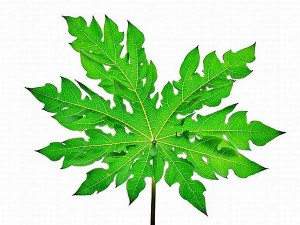
%> input picture Image Database/papyaleaves.jpg, 300 x 225 px
$ octave FrequencyDomain.m   (GNU Octave 9; MATLAB toolbox functions it lacks are replaced by stand-ins)
%> lines starting %> are read from the running program, lines starting %| are printed output that depends on the picture; in (x1, y1, x2, y2) boxes, pixels count from 0 and x2, y2 are one past the last pixel; in counts of white or black regions, pixels touching at a corner belong together; the program's own positions count from 1
% Read the image, resize it to 256 x 256
% Convert it to grey image and display it
myimg = imread('C:\Users\Mainul Hassan\Documents\Image Database\papyaleaves.jpg');
%> myimg is the input picture: size 225x300x3 uint8; mean R, G, B 181.1, 222.6, 169.5
if(size(myimg,3)==3)
myimg=rgb2gray(myimg);
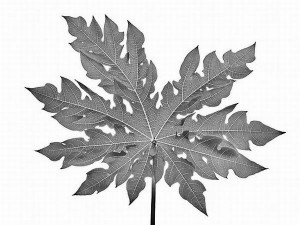
%> myimg: size 225x300 uint8; min 3, max 255, mean 204.2
end
myimg = imresize(myimg,[256 256]);
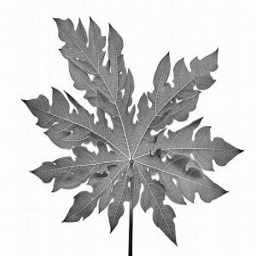
%> myimg: size 256x256 uint8; min 3, max 255, mean 204.2
myimg=double(myimg);
%> myimg: size 256x256 double
subplot(2,2,1);
imshow(myimg,[]),title('Original Image');
[M,N] = size(myimg); % Find size
%> M = 256; N = 256
%Preprocessing of the image
for x=1:M
for y=1:N
myimg1(x,y)=myimg(x,y)*((-1)^(x+y));
end
end
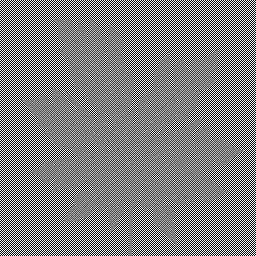
%> myimg1: size 256x256 double; min -255, max 255, mean 0; drawn with min black and max white
% Find FFT of the image
myfftimage = fft2(myimg1);
subplot(2,2,2);
imshow(myfftimage,[]); title('FFT Image');
% Define cut off frequency
low = 30;
band1 = 20;
band2 = 50;
%Define Filter Mask
mylowpassmask = ones(M,N);
mybandpassmask = ones(M,N);
% Generate values for ifilter pass mask
for u = 1:M
for v = 1:N
tmp = ((u-(M/2))^2 +(v-(N/2))^2)^0.5;
if tmp > low
mylowpassmask(u,v) = 0;
end
if tmp > band2 || tmp < band1;
mybandpassmask(u,v) = 0;
end
end
end
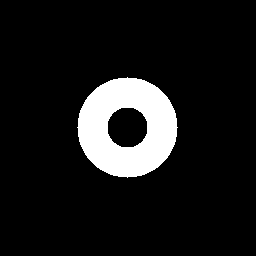
%> mybandpassmask: size 256x256 double; values 0 (black) and 1 (white), 10.1% white; 1 white region, box (x1, y1, x2, y2) and area: (77, 77, 178, 178) 6600
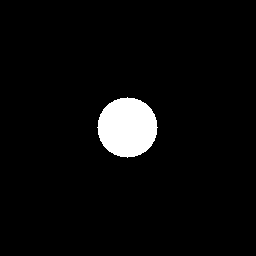
%> mylowpassmask: size 256x256 double; values 0 (black) and 1 (white), 4.3% white; 1 white region, box (x1, y1, x2, y2) and area: (97, 97, 158, 158) 2821
% Apply the filter H to the FFT of the Image
resimage1 = myfftimage.*mylowpassmask;
resimage3 = myfftimage.*mybandpassmask;
% Apply the Inverse FFT to the filtered image
% Display the low pass filtered image
r1 = abs(ifft2(resimage1));
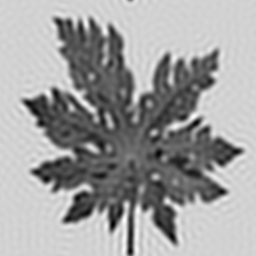
%> r1: size 256x256 double; min 48.99, max 296.1, mean 204.2; drawn with min black and max white
subplot(2,2,3);
imshow(r1,[]),title('Low Pass filtered image');
% Display the band pass filtered image
r3 = abs(ifft2(resimage3));
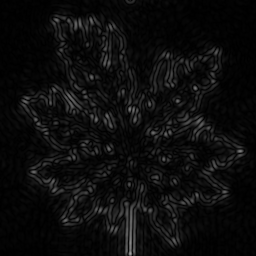
%> r3: size 256x256 double; min 0.0277, max 163, mean 12.7
subplot(2,2,4);
imshow(r3,[]),title('Band Pass filtered image');
figure;
subplot(2,1,1);imshow(mylowpassmask);
subplot(2,1,2);imshow(mybandpassmask);
